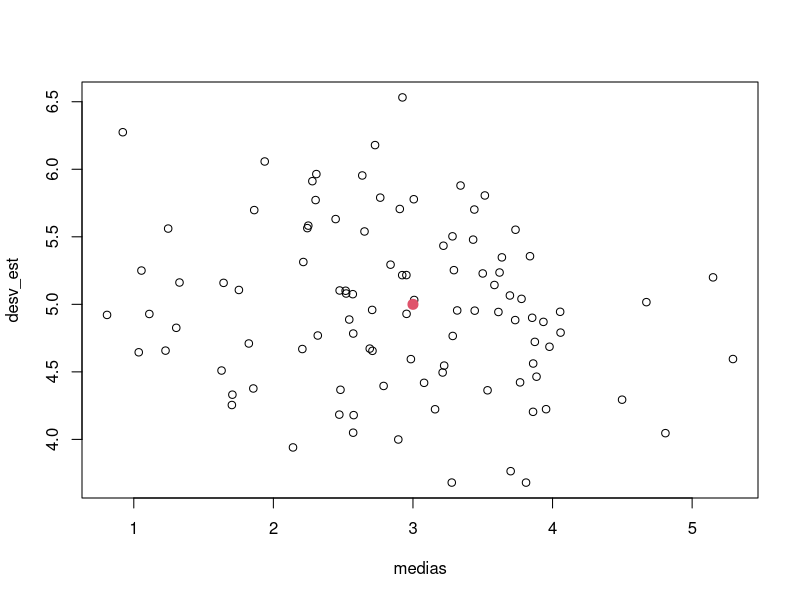
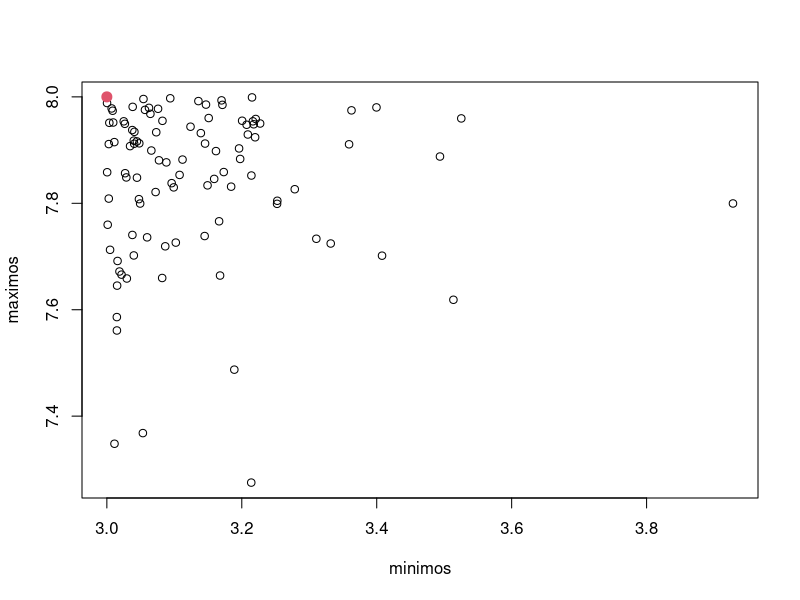
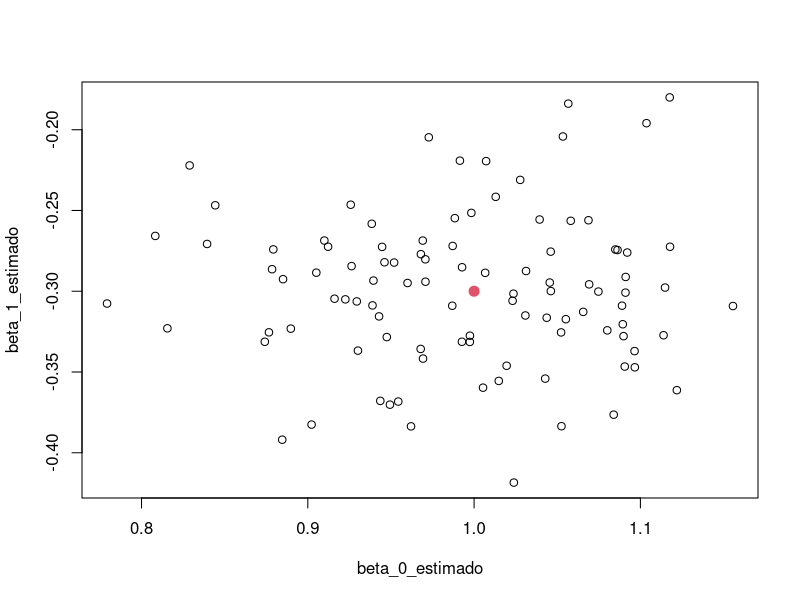
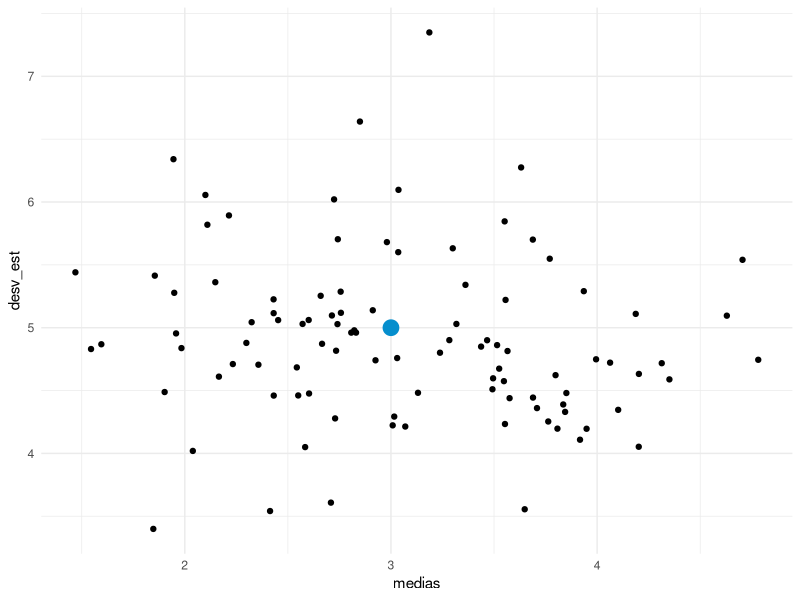
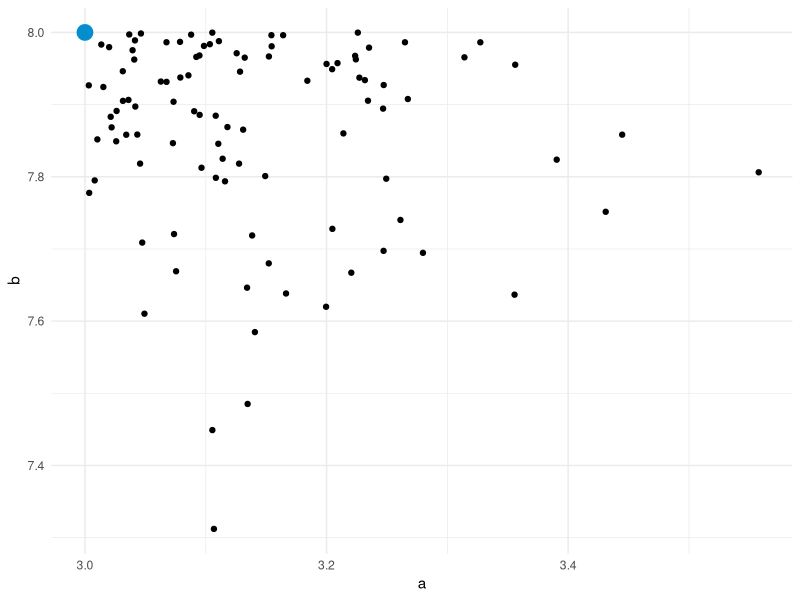
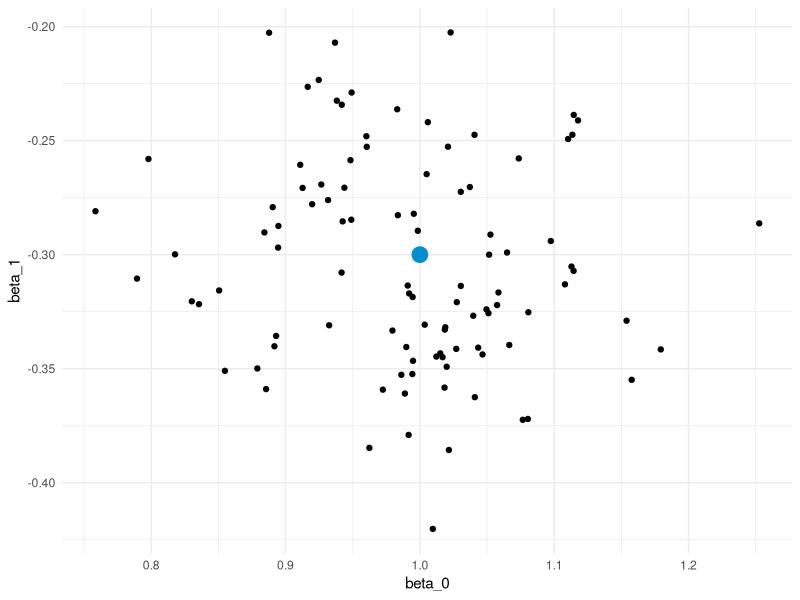

These charts were generated, in order, by the following R code:

# En el espacio de parámetros podemos ver los parámetros y sus est --------


# Distribución normal -----------------------------------------------------

tamano_muestral <- 35
iteraciones <- 100

medias <- vector()
desv_est <- vector()

media_poblacional <- 3
desv_est_poblacional <- 5

for(i in seq_len(iteraciones)){
  muestra <- rnorm(tamano_muestral, media_poblacional, desv_est_poblacional)
  medias[i] <- mean(muestra)
  desv_est[i] <- sd(muestra)
}

plot(medias, desv_est)
points(media_poblacional, desv_est_poblacional, col = 2, cex = 2, pch = 20)


# Distribución uniforme ---------------------------------------------------


tamano_muestral <- 35
iteraciones <- 100


minimo_poblacional <- 3
maximo_poblacional <- 8

minimos <- vector()
maximos <- vector()

for(i in seq_len(iteraciones)){
  muestra <- runif(tamano_muestral, minimo_poblacional, maximo_poblacional)
  minimos[i] <- min(muestra)
  maximos[i] <- max(muestra)
}

plot(minimos, maximos)
points(minimo_poblacional, maximo_poblacional, col = 2, cex = 2, pch = 20)


# regresión lineal --------------------------------------------------------

tamano_muestral <- 35
iteraciones <- 100


beta_0 <- 1
beta_1 <- -0.3

beta_0_estimado <- vector()
beta_1_estimado <- vector()

genera_y <- function(x, beta_0, beta_1){
beta_1*x + beta_0 + rnorm(length(x), 0, 0.5)
}

for(i in seq_len(iteraciones)){
  X <- seq(-3, 3, length.out = tamano_muestral)
  Y <- genera_y(X, beta_0, beta_1)
  betas_estimados <- coef(lm(Y ~ X)) 
  beta_0_estimado[i] <- betas_estimados[1]
  beta_1_estimado[i] <- betas_estimados[2]
}

plot(beta_0_estimado, beta_1_estimado)
points(beta_0, beta_1, col = 2, cex = 2, pch = 20)




# Tidy approach -----------------------------------------------------------



# paquetes ----------------------------------------------------------------


library("dplyr")
library("ggplot2")
library("magrittr")
library("purrr")

colores_platzi <- c("#78D92A", "#002E4E", "#058ECD", "#ED2B05", "#F4F7F4")

tamano_muestral <- 35
iteraciones <- 100


# Distribución normal -----------------------------------------------------

media_poblacional <- 3
desv_est_poblacional <- 5

tibble(
  muestras = replicate(iteraciones, rnorm(tamano_muestral, media_poblacional, desv_est_poblacional), simplify = FALSE),
  medias = map_dbl(muestras, mean),
  desv_est = map_dbl(muestras, sd)
) -> simulaciones

qplot(medias, desv_est, data = simulaciones) + 
  annotate("point", media_poblacional, desv_est_poblacional, colour = colores_platzi[3], size = 5) +
  theme_minimal()


# Distribución uniforme ---------------------------------------------------

minimo_poblacional <- 3
maximo_poblacional <- 8

tibble(
  muestras = replicate(iteraciones, runif(tamano_muestral, minimo_poblacional, maximo_poblacional), simplify = FALSE),
  a = map_dbl(muestras, min),
  b = map_dbl(muestras, max)
) -> simulaciones

qplot(a, b, data = simulaciones) + 
  annotate("point", 3, 8, colour = colores_platzi[3], size = 5) +
  theme_minimal()


# Regresión lineal simple -------------------------------------------------

beta_0 <- 1
beta_1 <- -0.3

estima_betas <- function(x, y){
  coef(lm(y ~ x))
}

tibble(
  datos_x = replicate(iteraciones, seq(-3, 3, length.out = tamano_muestral), simplify = FALSE),
  datos_y = map(datos_x, genera_y, beta_0, beta_1),
  betas = map2(datos_x, datos_y, estima_betas),
  beta_0 = map_dbl(betas, extract, 1),
  beta_1 = map_dbl(betas, extract, 2),
  # plot = map2(datos_x, datos_y, plot)
) -> simulaciones

qplot(beta_0, beta_1, data = simulaciones) + 
  annotate("point", 1, -0.3, colour = colores_platzi[3], size = 5) +
  theme_minimal()

